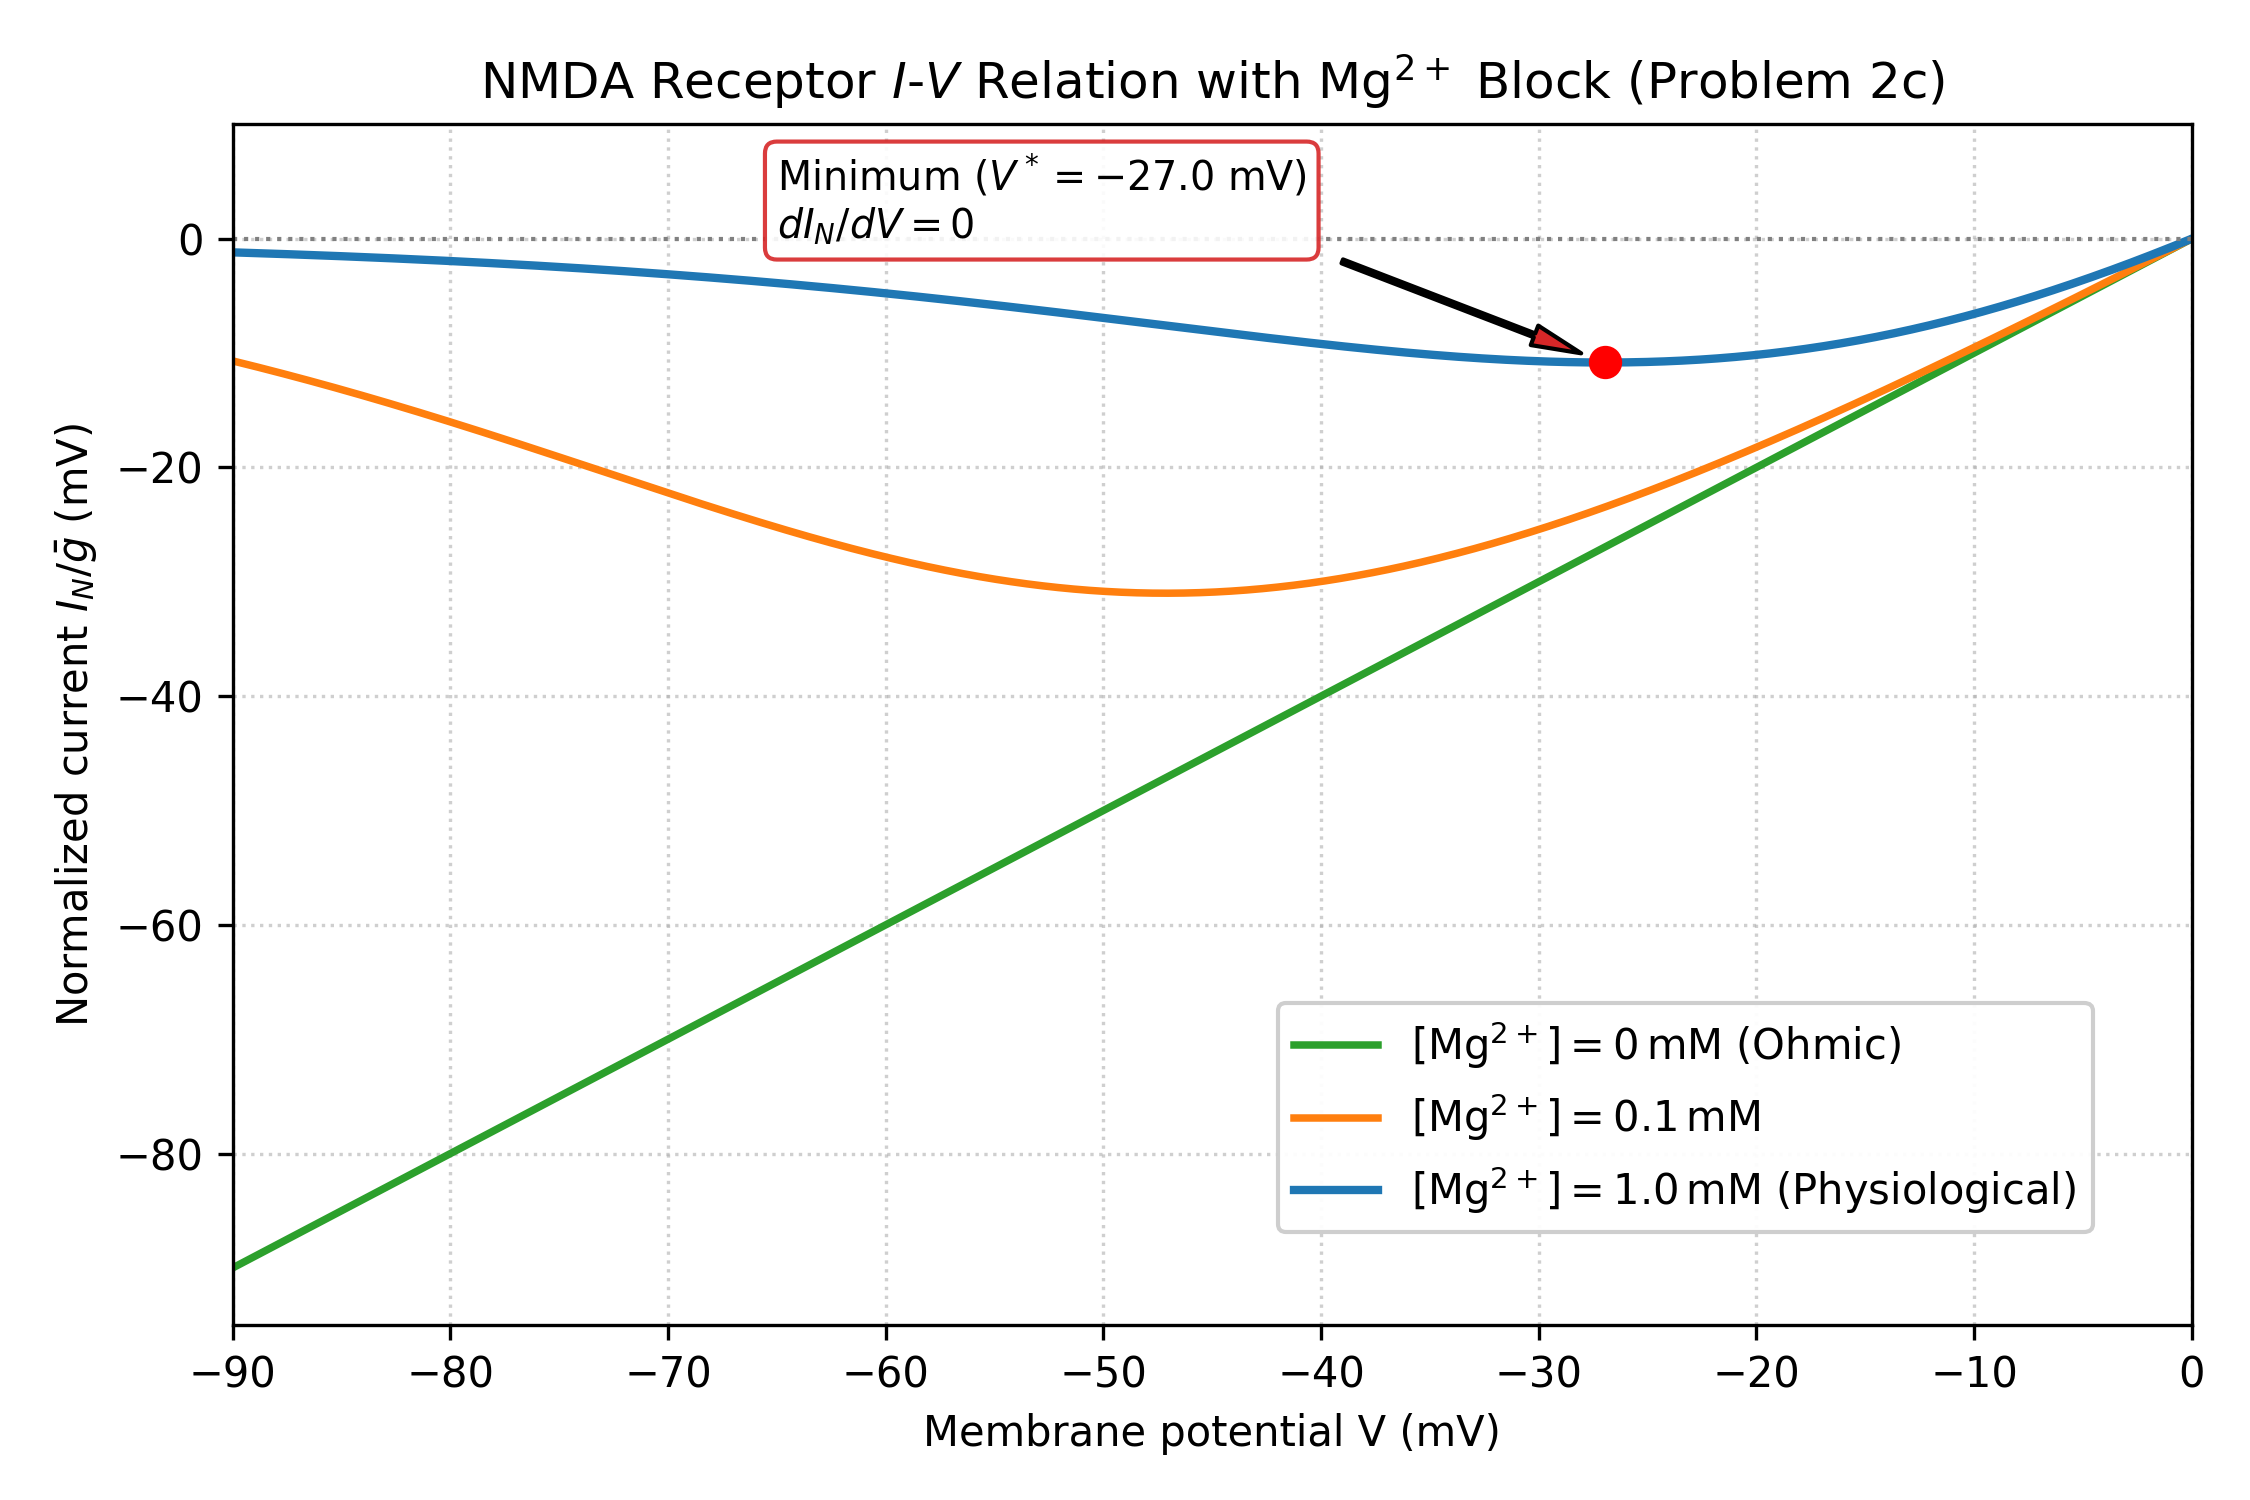

Here is the Python script that generated this plot:
import numpy as np
import matplotlib.pyplot as plt
from scipy.optimize import root_scalar


def B_func(V, mg=1.0, V0=16.13):
    """NMDA magnesium unblock fraction B(V)."""
    return 1.0 / (1.0 + (mg / 3.57) * np.exp(-V / V0))


def I_NMDA(V, mg=1.0, g_bar=1.0, EN=0.0, V0=16.13):
    """NMDA current normalized by g_bar (in mV, or pA per nS)."""
    return g_bar * B_func(V, mg=mg, V0=V0) * (V - EN)


def slope_factor(V, mg=1.0, EN=0.0, V0=16.13):
    """Bracket factor [1 + (V - EN)(1 - B)/V0] determining sign of dIN/dV."""
    b = B_func(V, mg=mg, V0=V0)
    return 1.0 + (V - EN) * (1.0 - b) / V0


if __name__ == "__main__":
    # =========================================================================
    # Problem 2(c): NMDA I-V Relation and Vanishing Slope Voltage
    # =========================================================================
    print("=" * 70)
    print("PROBLEM 2(c): NMDA I-V Relation and Magnesium Block")
    print("=" * 70)

    V0 = 16.13
    EN = 0.0
    mg_phys = 1.0

    # Numerical root for vanishing slope when [Mg2+] = 1.0 mM
    res = root_scalar(lambda V: slope_factor(V, mg=mg_phys, EN=EN, V0=V0),
                      bracket=[-90.0, 0.0], method="brentq")
    V_crit = res.root
    I_crit = I_NMDA(V_crit, mg=mg_phys, EN=EN, V0=V0)

    print(f"1. Voltage where slope vanishes for [Mg2+] = 1.0 mM:")
    print(f"   V* = {V_crit:.4f} mV -> Reported to 3 digits: {V_crit:.3g} mV (or {V_crit:.1f} mV).")
    print(f"   Normalized current at V*: I_N(V*) / g_bar = {I_crit:.3f} mV.")
    print()
    print("2. Meaning of the negative slope (dIN/dV < 0) below V*:")
    print("   - Below V* = -27.0 mV, the slope is negative (negative slope conductance).")
    print("   - Since inward synaptic current is negative (IN < 0), as the membrane depolarizes")
    print("     (V becomes less negative), the inward current becomes MORE negative (larger inward current).")
    print("   - This creates positive feedback (regenerative depolarization): depolarization")
    print("     removes Mg2+ block, letting in more inward current, depolarizing the cell further.")
    print("   - This enables NMDA receptors to act as coincidence detectors and support dendritic spikes.")
    print("=" * 70 + "\n")

    # Plotting Part 2(c): Single figure as requested
    fig, ax = plt.subplots(figsize=(7.5, 5))

    V_grid = np.linspace(-90.0, 0.0, 1000)

    ax.plot(V_grid, I_NMDA(V_grid, mg=0.0), color="tab:green", lw=1.8,
            label=r"$[\mathrm{Mg}^{2+}] = 0\,\mathrm{mM}$ (Ohmic)")
    ax.plot(V_grid, I_NMDA(V_grid, mg=0.1), color="tab:orange", lw=1.8,
            label=r"$[\mathrm{Mg}^{2+}] = 0.1\,\mathrm{mM}$")
    ax.plot(V_grid, I_NMDA(V_grid, mg=1.0), color="tab:blue", lw=2.0,
            label=r"$[\mathrm{Mg}^{2+}] = 1.0\,\mathrm{mM}$ (Physiological)")

    # Mark vanishing slope point (local minimum)
    ax.plot(V_crit, I_crit, "ro", markersize=7, zorder=5)

    ax.annotate(f"Minimum ($V^* = {V_crit:.1f}$ mV)\n$dI_N/dV = 0$",
                xy=(V_crit, I_crit), xytext=(-65.0, 0.0),
                arrowprops=dict(facecolor="tab:red", shrink=0.08, width=1, headwidth=5),
                fontsize=9.5,
                bbox=dict(boxstyle="round,pad=0.3", facecolor="white", edgecolor="tab:red", alpha=0.9))

    ax.axhline(0.0, color="gray", linestyle=":", lw=1.0)
    ax.set_xlim(-90.0, 0.0)
    ax.set_ylim(-95.0, 10.0)
    ax.set_xlabel("Membrane potential V (mV)")
    ax.set_ylabel(r"Normalized current $I_N / \bar{g}$ (mV)")
    ax.set_title(r"NMDA Receptor $I$-$V$ Relation with $\mathrm{Mg}^{2+}$ Block (Problem 2c)")
    ax.grid(True, linestyle=":", alpha=0.6)
    ax.legend(loc="lower right", bbox_to_anchor=(0.96, 0.06), framealpha=0.95)

    fig.tight_layout()
    plot_filename = "hw2_p2c_nmda_iv.png"
    fig.savefig(plot_filename, dpi=300)
    plt.close(fig)
    print(f"Saved figure to: {plot_filename}")
